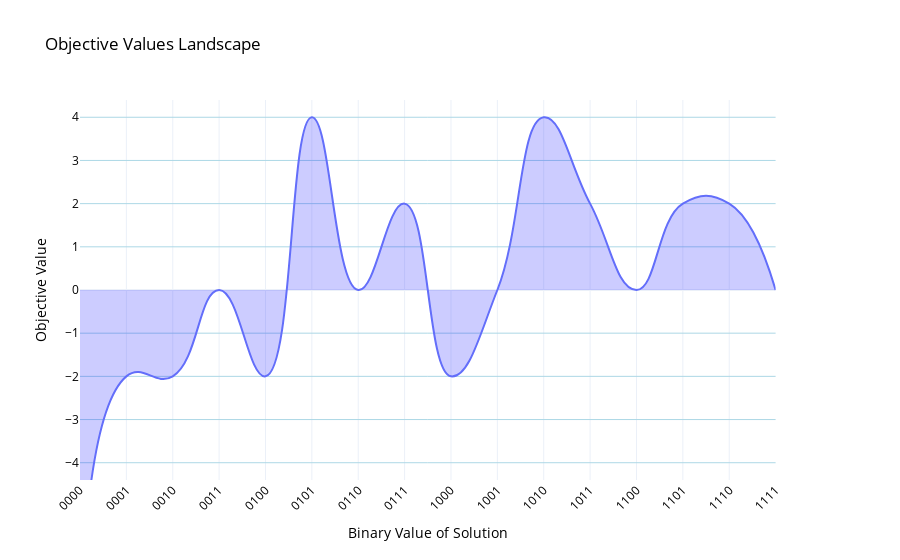

Notebook cell for this chart:
### Code cell
brute_force_results = brute_force_max(B, v)
plot_results_union_plotly(
    brute_force_results,
    {},
    plot_name="Objective Values Landscape",
    spline_smoothing=1.3
)

### Figure 1 — Plotly figure (JSON) as saved in the notebook; plotly's stock layout.template omitted (floating-point values rounded to 4 significant figures)
{"data": [{"fill": "tozeroy", "fillcolor": "rgba(0,0,255,0.2)", "line": {"shape": "spline", "smoothing": 1.3}, "mode": "lines", "name": "Objective Value", "type": "scatter", "x": ["0000", "0001", "0010", "0011", "0100", "0101", "0110", "0111", "1000", "1001", "1010", "1011", "1100", "1101", "1110", "1111"], "xaxis": "x", "y": [-8, -2, -2, 0, -2, 4, 0, 2, -2, 0, 4, 2, 0, 2, 2, 0], "yaxis": "y"}], "layout": {"font": {"color": "black"}, "legend": {"orientation": "h", "x": 0.5, "xanchor": "center", "y": 1.02, "yanchor": "bottom"}, "title": {"text": "Objective Values Landscape"}, "xaxis": {"anchor": "y", "domain": [0, 0.94], "tickangle": -45, "title": {"text": "Binary Value of Solution"}}, "yaxis": {"anchor": "x", "domain": [0, 1], "dtick": 1, "gridcolor": "lightblue", "range": [-4.4, 4.4], "showgrid": true, "tick0": 0, "title": {"text": "Objective Value"}}, "yaxis2": {"anchor": "x", "overlaying": "y", "side": "right"}}}
